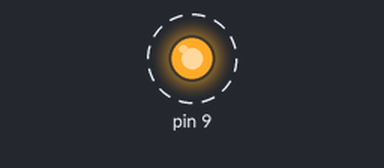
The sketch below on a simulated Arduino Uno, built with avr-gcc and run on an emulated ATmega328P. Parts: output pins drawn as LEDs (lit = HIGH). Dashed ring = blinking.

Above: at 0.5 s.
Timing chart, 0 to 4.6 s (numbered marks = the images above):
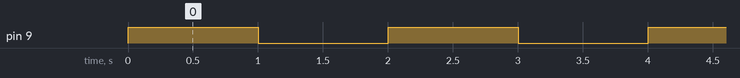

Measured:
- by itself, pin 9: alternates HIGH for 1.0 s and LOW for 1.0 s

The sketch:

Ol__Mundo_.ino
```cpp
// C++ code
//
int counter;

void setup()
{
  pinMode(9, OUTPUT);
}

void loop()
{
  for (counter = 0; counter < 10; ++counter) {
    digitalWrite(9, HIGH);
    delay(1000); // Wait for 1000 millisecond(s)
    digitalWrite(9, LOW);
    delay(1000); // Wait for 1000 millisecond(s)
  }
}
```
